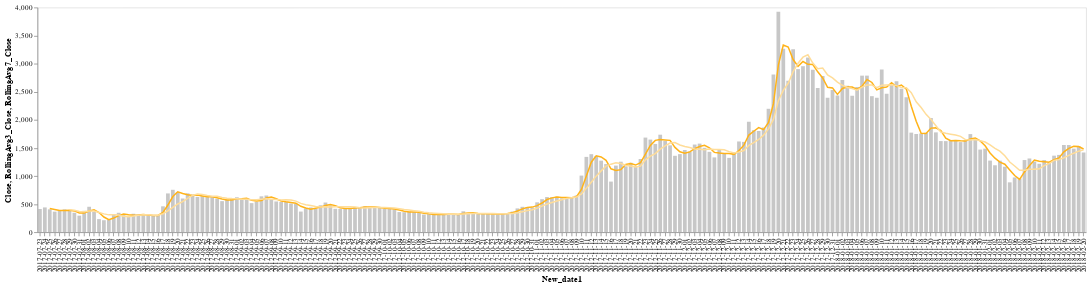

This figure's notebook cell:
### Code cell
(base_close + three_days_rolling_closemean_line + seven_days_rolling_closemean_line).configure_axis(
    grid=False
).properties(
    width=1400,
    height=300
)

### Figure 1 — Vega-Lite specification as saved in the notebook (floating-point values rounded to 4 significant figures; data arrays with more than 128 entries replaced by an {"elided": "..."} marker saying what was removed)
{"config": {"view": {"continuousWidth": 400, "continuousHeight": 300}, "axis": {"grid": false}}, "layer": [{"mark": {"type": "bar", "size": 5}, "encoding": {"color": {"value": "#BABABA"}, "opacity": {"value": 0.8}, "x": {"type": "nominal", "field": "New_date1", "sort": "x"}, "y": {"type": "quantitative", "field": "Close"}}}, {"mark": "line", "encoding": {"color": {"value": "#FFB319"}, "x": {"type": "nominal", "field": "New_date1", "sort": "x"}, "y": {"type": "quantitative", "field": "RollingAvg3_Close"}}}, {"mark": "line", "encoding": {"color": {"value": "#FFDD99"}, "x": {"type": "nominal", "field": "New_date1", "sort": "x"}, "y": {"type": "quantitative", "field": "RollingAvg7_Close"}}}], "data": {"name": "data-828409b99431270310ff6a30cff5ca7d"}, "height": 300, "width": 1400, "$schema": "https://vega.github.io/schema/vega-lite/v4.8.1.json", "datasets": {"data-828409b99431270310ff6a30cff5ca7d": {"elided": "213 records"}}}
